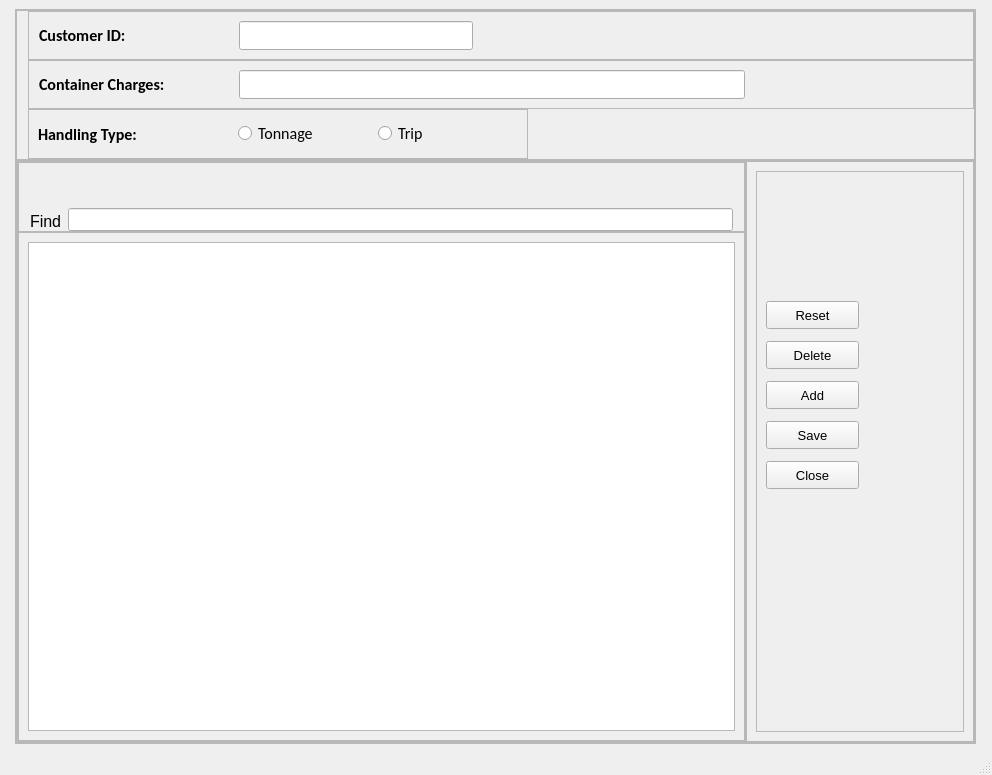
<?xml version="1.0" encoding="UTF-8"?>
<ui version="4.0">
 <class>ContainerLoadingCharges</class>
 <widget class="QMainWindow" name="ContainerLoadingCharges">
  <property name="geometry">
   <rect>
    <x>0</x>
    <y>0</y>
    <width>992</width>
    <height>775</height>
   </rect>
  </property>
  <property name="minimumSize">
   <size>
    <width>972</width>
    <height>727</height>
   </size>
  </property>
  <property name="windowTitle">
   <string>A22. Container Loading Charges Master Data Entry</string>
  </property>
  <widget class="QWidget" name="centralwidget">
   <layout class="QHBoxLayout" name="horizontalLayout_5">
    <item alignment="Qt::AlignHCenter">
     <widget class="QFrame" name="frame">
      <property name="minimumSize">
       <size>
        <width>950</width>
        <height>654</height>
       </size>
      </property>
      <property name="frameShape">
       <enum>QFrame::StyledPanel</enum>
      </property>
      <property name="frameShadow">
       <enum>QFrame::Raised</enum>
      </property>
      <layout class="QVBoxLayout" name="verticalLayout">
       <property name="spacing">
        <number>0</number>
       </property>
       <property name="leftMargin">
        <number>0</number>
       </property>
       <property name="topMargin">
        <number>0</number>
       </property>
       <property name="rightMargin">
        <number>0</number>
       </property>
       <property name="bottomMargin">
        <number>0</number>
       </property>
       <item>
        <widget class="QFrame" name="frame_2">
         <property name="minimumSize">
          <size>
           <width>0</width>
           <height>100</height>
          </size>
         </property>
         <property name="frameShape">
          <enum>QFrame::StyledPanel</enum>
         </property>
         <property name="frameShadow">
          <enum>QFrame::Raised</enum>
         </property>
         <layout class="QVBoxLayout" name="verticalLayout_2">
          <property name="spacing">
           <number>0</number>
          </property>
          <property name="leftMargin">
           <number>11</number>
          </property>
          <property name="topMargin">
           <number>0</number>
          </property>
          <property name="rightMargin">
           <number>0</number>
          </property>
          <property name="bottomMargin">
           <number>0</number>
          </property>
          <item alignment="Qt::AlignLeft">
           <widget class="QFrame" name="frame_4">
            <property name="minimumSize">
             <size>
              <width>946</width>
              <height>49</height>
             </size>
            </property>
            <property name="maximumSize">
             <size>
              <width>946</width>
              <height>49</height>
             </size>
            </property>
            <property name="font">
             <font>
              <family>Calibri</family>
              <pointsize>12</pointsize>
              <weight>75</weight>
              <bold>true</bold>
             </font>
            </property>
            <property name="frameShape">
             <enum>QFrame::StyledPanel</enum>
            </property>
            <property name="frameShadow">
             <enum>QFrame::Raised</enum>
            </property>
            <layout class="QHBoxLayout" name="horizontalLayout_3">
             <property name="spacing">
              <number>0</number>
             </property>
             <property name="leftMargin">
              <number>10</number>
             </property>
             <property name="topMargin">
              <number>0</number>
             </property>
             <property name="rightMargin">
              <number>500</number>
             </property>
             <property name="bottomMargin">
              <number>0</number>
             </property>
             <item>
              <widget class="QLabel" name="label">
               <property name="minimumSize">
                <size>
                 <width>200</width>
                 <height>0</height>
                </size>
               </property>
               <property name="text">
                <string>Customer ID:</string>
               </property>
               <property name="wordWrap">
                <bool>false</bool>
               </property>
               <property name="margin">
                <number>0</number>
               </property>
              </widget>
             </item>
             <item>
              <widget class="QLineEdit" name="customerID">
               <property name="font">
                <font>
                 <weight>50</weight>
                 <bold>false</bold>
                </font>
               </property>
              </widget>
             </item>
            </layout>
           </widget>
          </item>
          <item alignment="Qt::AlignLeft">
           <widget class="QFrame" name="frame_5">
            <property name="minimumSize">
             <size>
              <width>946</width>
              <height>49</height>
             </size>
            </property>
            <property name="maximumSize">
             <size>
              <width>946</width>
              <height>49</height>
             </size>
            </property>
            <property name="font">
             <font>
              <family>Calibri</family>
              <pointsize>12</pointsize>
              <weight>75</weight>
              <bold>true</bold>
             </font>
            </property>
            <property name="frameShape">
             <enum>QFrame::StyledPanel</enum>
            </property>
            <property name="frameShadow">
             <enum>QFrame::Raised</enum>
            </property>
            <layout class="QHBoxLayout" name="horizontalLayout_2">
             <property name="spacing">
              <number>0</number>
             </property>
             <property name="leftMargin">
              <number>10</number>
             </property>
             <property name="topMargin">
              <number>0</number>
             </property>
             <property name="rightMargin">
              <number>228</number>
             </property>
             <property name="bottomMargin">
              <number>0</number>
             </property>
             <item>
              <widget class="QLabel" name="label_2">
               <property name="minimumSize">
                <size>
                 <width>200</width>
                 <height>0</height>
                </size>
               </property>
               <property name="text">
                <string>Container Charges:</string>
               </property>
              </widget>
             </item>
             <item>
              <widget class="QLineEdit" name="containerCharges">
               <property name="font">
                <font>
                 <weight>50</weight>
                 <bold>false</bold>
                </font>
               </property>
              </widget>
             </item>
            </layout>
           </widget>
          </item>
          <item>
           <widget class="QFrame" name="frame_11">
            <property name="minimumSize">
             <size>
              <width>0</width>
              <height>50</height>
             </size>
            </property>
            <property name="maximumSize">
             <size>
              <width>500</width>
              <height>16777215</height>
             </size>
            </property>
            <property name="frameShape">
             <enum>QFrame::StyledPanel</enum>
            </property>
            <property name="frameShadow">
             <enum>QFrame::Raised</enum>
            </property>
            <layout class="QHBoxLayout" name="horizontalLayout_6">
             <property name="spacing">
              <number>0</number>
             </property>
             <item alignment="Qt::AlignLeft">
              <widget class="QLabel" name="label_4">
               <property name="minimumSize">
                <size>
                 <width>200</width>
                 <height>0</height>
                </size>
               </property>
               <property name="font">
                <font>
                 <family>Calibri</family>
                 <pointsize>12</pointsize>
                 <weight>75</weight>
                 <bold>true</bold>
                </font>
               </property>
               <property name="text">
                <string>Handling Type:</string>
               </property>
              </widget>
             </item>
             <item alignment="Qt::AlignLeft">
              <widget class="QRadioButton" name="tonnageBtn">
               <property name="font">
                <font>
                 <family>Calibri</family>
                 <pointsize>12</pointsize>
                </font>
               </property>
               <property name="text">
                <string>Tonnage</string>
               </property>
              </widget>
             </item>
             <item>
              <widget class="QRadioButton" name="tripBtn">
               <property name="font">
                <font>
                 <family>Calibri</family>
                 <pointsize>12</pointsize>
                </font>
               </property>
               <property name="text">
                <string>Trip</string>
               </property>
              </widget>
             </item>
            </layout>
           </widget>
          </item>
         </layout>
        </widget>
       </item>
       <item>
        <widget class="QFrame" name="frame_3">
         <property name="minimumSize">
          <size>
           <width>0</width>
           <height>500</height>
          </size>
         </property>
         <property name="frameShape">
          <enum>QFrame::StyledPanel</enum>
         </property>
         <property name="frameShadow">
          <enum>QFrame::Raised</enum>
         </property>
         <layout class="QHBoxLayout" name="horizontalLayout">
          <property name="spacing">
           <number>0</number>
          </property>
          <property name="leftMargin">
           <number>0</number>
          </property>
          <property name="topMargin">
           <number>0</number>
          </property>
          <property name="rightMargin">
           <number>0</number>
          </property>
          <property name="bottomMargin">
           <number>0</number>
          </property>
          <item alignment="Qt::AlignLeft">
           <widget class="QFrame" name="frame_6">
            <property name="minimumSize">
             <size>
              <width>729</width>
              <height>555</height>
             </size>
            </property>
            <property name="frameShape">
             <enum>QFrame::StyledPanel</enum>
            </property>
            <property name="frameShadow">
             <enum>QFrame::Raised</enum>
            </property>
            <layout class="QVBoxLayout" name="verticalLayout_3">
             <property name="spacing">
              <number>0</number>
             </property>
             <property name="leftMargin">
              <number>0</number>
             </property>
             <property name="topMargin">
              <number>0</number>
             </property>
             <property name="rightMargin">
              <number>0</number>
             </property>
             <property name="bottomMargin">
              <number>0</number>
             </property>
             <item alignment="Qt::AlignBottom">
              <widget class="QFrame" name="frame_8">
               <property name="minimumSize">
                <size>
                 <width>0</width>
                 <height>70</height>
                </size>
               </property>
               <property name="font">
                <font>
                 <pointsize>10</pointsize>
                </font>
               </property>
               <property name="frameShape">
                <enum>QFrame::StyledPanel</enum>
               </property>
               <property name="frameShadow">
                <enum>QFrame::Raised</enum>
               </property>
               <layout class="QHBoxLayout" name="horizontalLayout_4">
                <property name="leftMargin">
                 <number>11</number>
                </property>
                <property name="topMargin">
                 <number>0</number>
                </property>
                <property name="rightMargin">
                 <number>11</number>
                </property>
                <property name="bottomMargin">
                 <number>0</number>
                </property>
                <item alignment="Qt::AlignBottom">
                 <widget class="QLabel" name="label_3">
                  <property name="minimumSize">
                   <size>
                    <width>0</width>
                    <height>0</height>
                   </size>
                  </property>
                  <property name="font">
                   <font>
                    <pointsize>12</pointsize>
                   </font>
                  </property>
                  <property name="text">
                   <string>Find</string>
                  </property>
                 </widget>
                </item>
                <item alignment="Qt::AlignBottom">
                 <widget class="QLineEdit" name="searchBar"/>
                </item>
               </layout>
              </widget>
             </item>
             <item>
              <widget class="QFrame" name="frame_9">
               <property name="minimumSize">
                <size>
                 <width>0</width>
                 <height>0</height>
                </size>
               </property>
               <property name="frameShape">
                <enum>QFrame::StyledPanel</enum>
               </property>
               <property name="frameShadow">
                <enum>QFrame::Raised</enum>
               </property>
               <layout class="QVBoxLayout" name="verticalLayout_5">
                <item>
                 <widget class="QTableView" name="tableView"/>
                </item>
               </layout>
              </widget>
             </item>
            </layout>
           </widget>
          </item>
          <item>
           <widget class="QFrame" name="frame_7">
            <property name="frameShape">
             <enum>QFrame::StyledPanel</enum>
            </property>
            <property name="frameShadow">
             <enum>QFrame::Raised</enum>
            </property>
            <layout class="QVBoxLayout" name="verticalLayout_4">
             <item>
              <widget class="QFrame" name="frame_10">
               <property name="minimumSize">
                <size>
                 <width>193</width>
                 <height>0</height>
                </size>
               </property>
               <property name="font">
                <font>
                 <pointsize>10</pointsize>
                </font>
               </property>
               <property name="frameShape">
                <enum>QFrame::StyledPanel</enum>
               </property>
               <property name="frameShadow">
                <enum>QFrame::Raised</enum>
               </property>
               <widget class="QPushButton" name="saveButton">
                <property name="geometry">
                 <rect>
                  <x>10</x>
                  <y>250</y>
                  <width>93</width>
                  <height>28</height>
                 </rect>
                </property>
                <property name="text">
                 <string>Save</string>
                </property>
               </widget>
               <widget class="QPushButton" name="addButton">
                <property name="geometry">
                 <rect>
                  <x>10</x>
                  <y>210</y>
                  <width>93</width>
                  <height>28</height>
                 </rect>
                </property>
                <property name="text">
                 <string>Add</string>
                </property>
               </widget>
               <widget class="QPushButton" name="close">
                <property name="geometry">
                 <rect>
                  <x>10</x>
                  <y>290</y>
                  <width>93</width>
                  <height>28</height>
                 </rect>
                </property>
                <property name="text">
                 <string>Close</string>
                </property>
               </widget>
               <widget class="QPushButton" name="deleteButton">
                <property name="geometry">
                 <rect>
                  <x>10</x>
                  <y>170</y>
                  <width>93</width>
                  <height>28</height>
                 </rect>
                </property>
                <property name="text">
                 <string>Delete</string>
                </property>
               </widget>
               <widget class="QPushButton" name="resetButton">
                <property name="geometry">
                 <rect>
                  <x>10</x>
                  <y>130</y>
                  <width>93</width>
                  <height>28</height>
                 </rect>
                </property>
                <property name="text">
                 <string>Reset</string>
                </property>
               </widget>
              </widget>
             </item>
            </layout>
           </widget>
          </item>
         </layout>
        </widget>
       </item>
      </layout>
     </widget>
    </item>
   </layout>
  </widget>
  <widget class="QMenuBar" name="menubar">
   <property name="geometry">
    <rect>
     <x>0</x>
     <y>0</y>
     <width>992</width>
     <height>26</height>
    </rect>
   </property>
  </widget>
  <widget class="QStatusBar" name="statusbar"/>
 </widget>
 <resources/>
 <connections/>
</ui>
